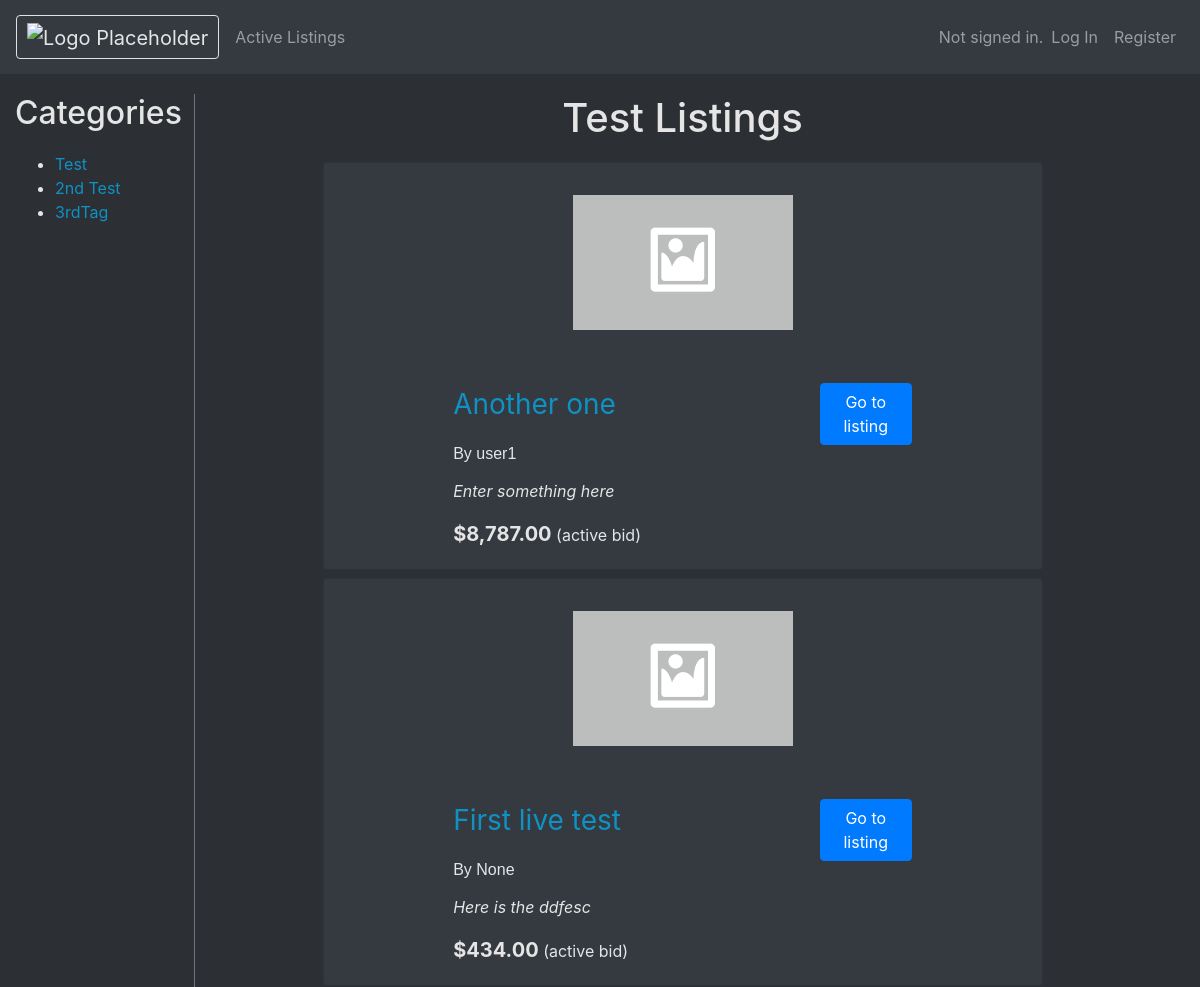
Page /search/Test (upper part) on the earlier database version.
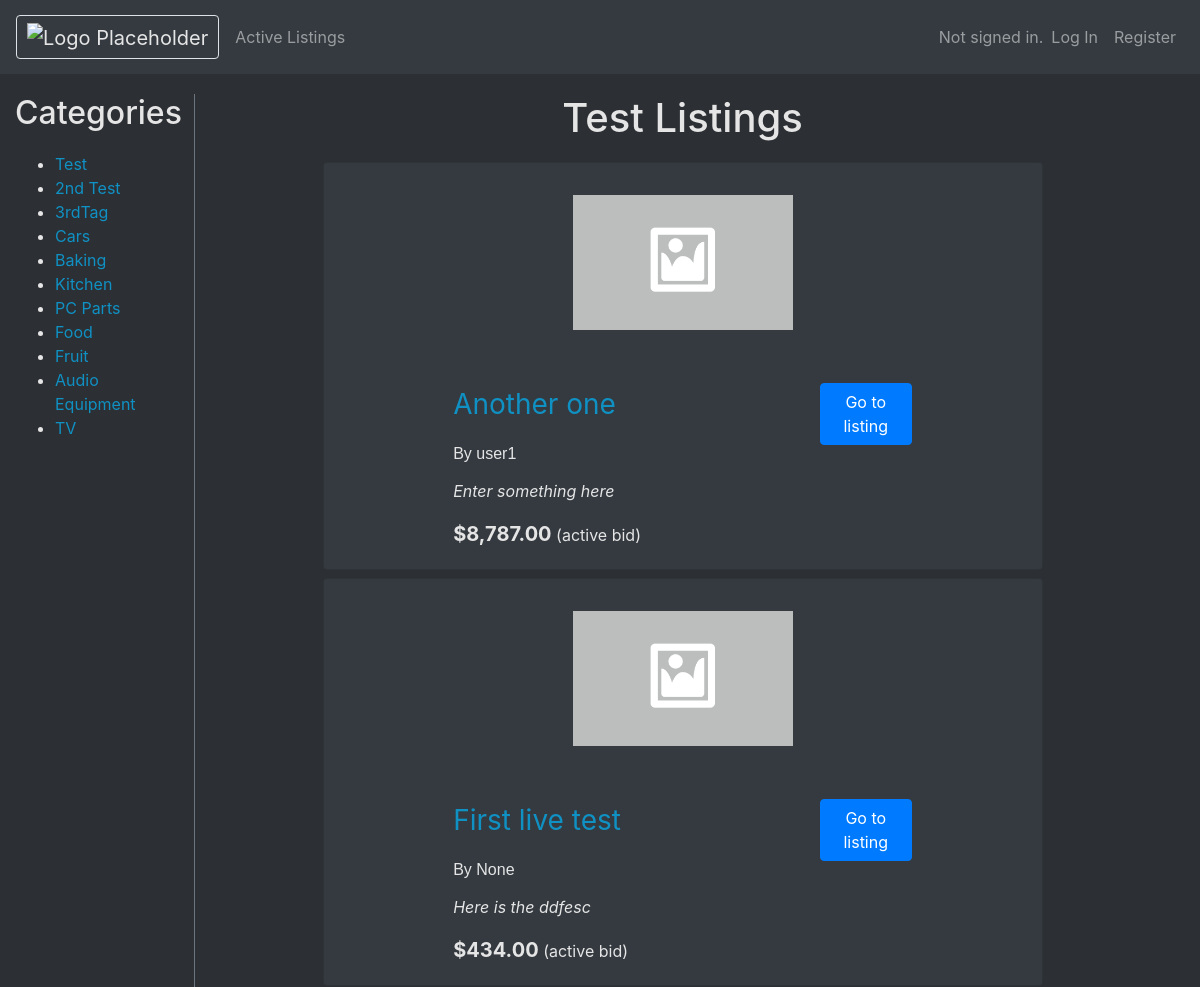
Same page on the later database version.
### auctions/models.py (models this page shows)
class Category(models.Model):
    tag = models.CharField(max_length=35)
    def __str__(self):
        return self.tag

class Listing(models.Model):
    creator = models.ForeignKey(User, null=True, blank=True, on_delete=models.CASCADE, related_name="userListings")
    title = models.CharField(max_length=50)
    description = models.TextField(max_length=1000, default="")
    price = models.FloatField(default=0)
    isActive = models.BooleanField(default=True)
    photoUrl = models.URLField(blank=True, null=True)
    highestBid = models.FloatField(blank=True, max_length=11, null=True)
    categories = models.ManyToManyField(Category, related_name="categories")
    def __str__(self):
        return self.title
    def usd(self):
        return f"${self.price:,.2f}"
    def usdBid(self):
        return f"${self.highestBid:,.2f}"

class User(AbstractUser):
    watchlist = models.ManyToManyField("Listing", related_name="watchlisted")
    pass

### auctions/views.py (the view)
# urls.py: path("search/<str:search>", views.displayCategory, name="search"),
def displayCategory(request, search):
        try:
            categories = Category.objects.all()
            tag = Category.objects.get(tag=search)
            filterArgs = { 'categories': tag, 'isActive': True}
            taggedListings = Listing.objects.filter(**filterArgs)
        except Exception as error:
            return render(request, "auctions/error.html", {
                "error": error
            })
        return render(request, "auctions/displayCategory.html", {
            "taggedListings": taggedListings,
            "categories": categories,
            "displayCategory": search
        })

### auctions/templates/auctions/displayCategory.html
{% extends "auctions/layout.html" %}
{% block body %}
<div class="row col">
    <div class="col-2 border-right border-secondary">
        <h2 class="categories-Sidebar">Categories</h2>
        <ul>
            {% for category in categories %}
                <li><a href="{% url 'search' search=category %}"> {{ category }} </a></li>
            {% endfor %}
        </ul>
    </div>
    <main class="col-8 bd-content offset-md-1">
        <h1 class="listing-page-title">{{ displayCategory }} Listings</h1>
        {% for listing in taggedListings %}
        <div class="container-fluid">
            <div class="card text-white bg-dark mb-2">
                <div class="row justify-content-center">
                    <div class="listing-img-container col-sm-2">
                        {% if listing.photoUrl %}
                        <img class="listing-img card-img-top" src="{{ listing.photoUrl }}" alt="{{ listing }} image">
                        {% else %}
                        {% load static %}
                        <img class="listing-img card-img-top" src="{% static 'auctions/placeholder.png' %}" alt="{{ listing }} image">
                        {% endif %}
                    </div>
                    <div class="card-body col-sm-8">
                        <div class="row">
                            <div class="col-9 justify-content-start">
                                <a class="card-title listing-title" href="{% url 'listing' id=listing.id %}">{{ listing }}</a>
                            </div>
                            <div class="col-3 justify-content-end">
                                <a href="{% url 'listing' id=listing.id %}"  class="btn btn-primary">Go to listing</a>
                            </div>
                        </div>
                    <p style="font: caption;">By {{ listing.creator }}</p>
                    <p class="card-text listing-card-description">{{ listing.description }}</p>
                    {% if listing.highestBid %}
                        <p class="card-text"><span class="card-text listing-price">{{ listing.usdBid }}</span> (active bid)</p>
                    {% else %}
                        <p class="card-text"><span class="card-text listing-price">{{ listing.usd }}</span> (starting price)</p>
                    {% endif %}
                    </div>
                </div>
            </div>
        </div>
        {% endfor %}
    </main>
</div>
{% endblock %}

Differences in the rows shown:
added Category: tag "Cars"
added Category: tag "Baking"
added Category: tag "Kitchen"
added Category: tag "PC Parts"
added Category: tag "Food"
added Category: tag "Fruit"
added Category: tag "Audio Equipment"
added Category: tag "TV"
